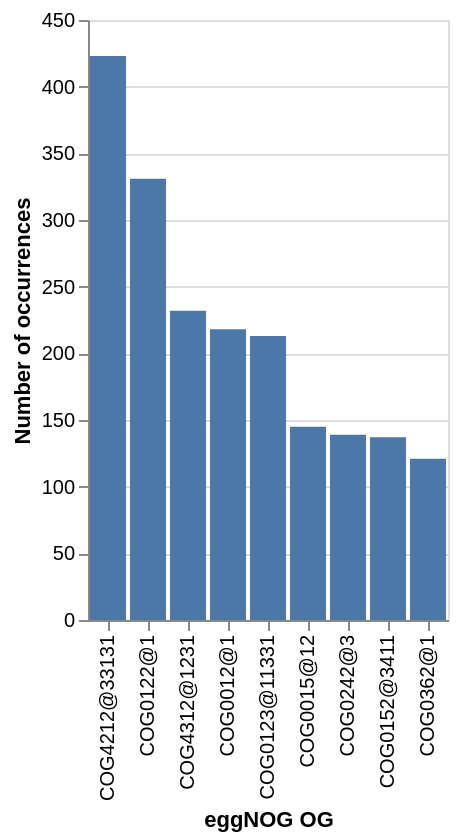

Describe this chart as a Vega-Lite specification.
### Vega-Lite specification from a JSON file in a GitHub repository (floating-point values rounded to 4 significant figures)
{"$schema": "https://vega.github.io/schema/vega-lite/v4.json", "description": "A simple bar chart with embedded data.", "data": {"values": [{"og": "COG0012@1", "occurrences": 218}, {"og": "COG0015@12", "occurrences": 145}, {"og": "COG0123@11331", "occurrences": 213}, {"og": "COG0122@1", "occurrences": 331}, {"og": "COG0362@1", "occurrences": 121}, {"og": "COG4212@33131", "occurrences": 423}, {"og": "COG0242@3", "occurrences": 139}, {"og": "COG0152@3411", "occurrences": 137}, {"og": "COG4312@1231", "occurrences": 232}]}, "mark": "bar", "encoding": {"x": {"field": "og", "type": "ordinal", "sort": "-y", "axis": {"title": "eggNOG OG", "labelAngle": -90}}, "y": {"field": "occurrences", "type": "quantitative", "axis": {"title": "Number of occurrences"}}}}
